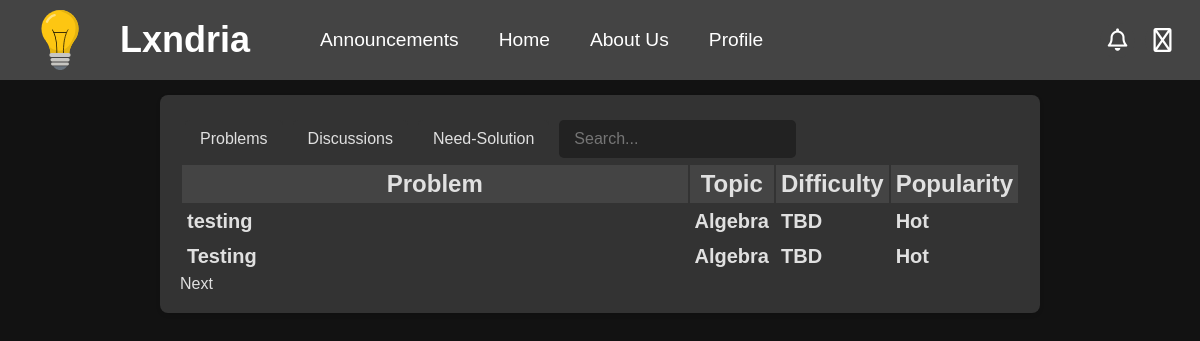
Before: / (signed in) with the older database file.
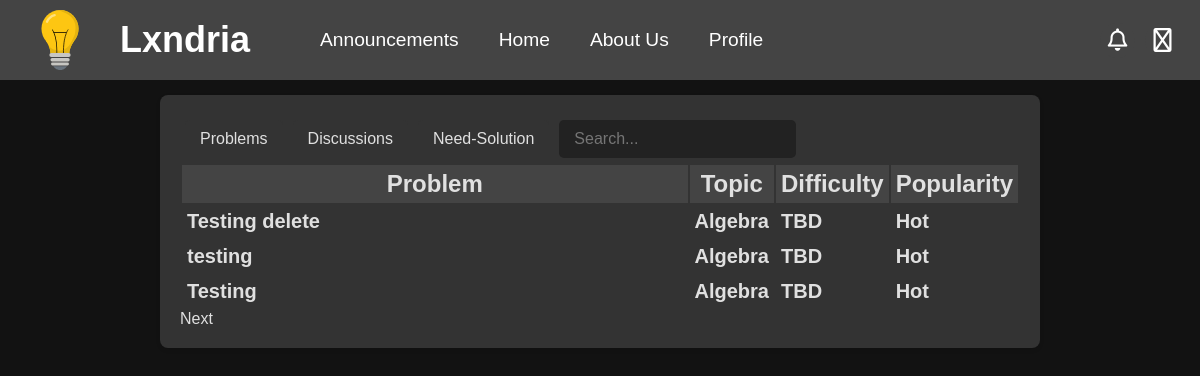
After: the same page with the newer database file.
### app/models.py (models this page shows, shortened)
class Problem(db.Model):
    __tablename__ = "problem"
    __table_args__ = {"extend_existing": True}
    id = db.Column(db.Integer, primary_key=True, autoincrement=True)
    title = db.Column(db.String(100), nullable=False)
    topic = db.Column(db.String(30), nullable=False)
    attempts = db.Column(db.Integer, default=0)
    solved = db.Column(db.Integer, default=0)
    created_at = db.Column(db.DateTime, default=datetime.utcnow)
    updated_at = db.Column(db.DateTime, onupdate=datetime.utcnow)
    views = db.Column(db.Integer, default=0)
    author = db.Column(db.String(80), db.ForeignKey('user.username'))
    user = db.relationship('User', backref=db.backref('problems', cascade="all, delete-orphan"))
    content = db.Column(db.Text, nullable=False)
    encrypted_answer = db.Column(db.Text, nullable=False)
    __table_args__ = (
        CheckConstraint("topic IN ('Algebra', 'Geometry', 'Number Theory', 'Calculus', 'Logic', 'Classical Mechanics', 'Electricity and Magnetism', 'Computer Science', 'Quantitative Finance', 'Chemistry', 'Probability')", name="valid_topic_check"),
    )
    @property
    def difficulty(self):
        if self.attempts == 0:
            return "TBD"
        elif self.solved/self.attempts > os.getenv('EASY_THRESHOLD', 0.7):
            return "Easy"
        elif self.solved/self.attempts > os.getenv('MEDIUM_THRESHOLD', 0.3):
            return "Medium"
        else:
            return "Hard"
    @hybrid_property
    def popularity_value(self):
        views_weight = os.getenv('VIEWS_WEIGHT', 0.5)
        attempts_weight = os.getenv('ATTEMPTS_WEIGHT', 1.5)
        bookmarks_weight = os.getenv('BOOKMARKS_WEIGHT', 3)
        views = self.views
        attempts = self.attempts
        bookmarks = Bookmarks.query.filter_by(problem_id=self.id).count()
        return views_weight*views + attempts_weight*attempts + bookmarks_weight*bookmarks
    @property
    def popularity(self):
        popularity_value = self.popularity_value
        if popularity_value > os.getenv('POPULAR_THRESHOLD', 1000):
            return "Popular"
        elif popularity_value > os.getenv('TRENDING_THRESHOLD', 500):
            return "Trending"
        elif popularity_value > os.getenv('ACTIVE_THRESHOLD', 100):
            return "Active"
        else:
            return "Hot"
    @hybrid_property
    def needs_solution(self):
        solutions = Solutions.query.filter_by(problem_id=self.id).count()
        if solutions == 0:
            return True
        return False
    @needs_solution.expression
    def needs_solution(cls):
        return ~db.session.query(Solutions.id).filter(Solutions.problem_id == cls.id).exists()

### app/routes/main.py (the view, shortened to what this page needs)
@main_bp.route('/')
def index():
    if not current_user.is_authenticated:
        return redirect(url_for('routes.about.about'))
    pageNumber = request.args.get('page', default=0, type=int)
    rows = request.args.get('rows', default=10, type=int)
    table = request.args.get('table', default='problems', type=str)
    sort_by = request.args.get('sort', default='created_at', type=str)
    sort_convention = request.args.get('convention', default='desc', type=str)
    if sort_by == 'created_at':
        if sort_convention == 'asc':
            all_problems = Problem.query.order_by(Problem.created_at).all()
            all_discussions = Discussion.query.order_by(Discussion.created_at).all()
            need_solution = Problem.query.filter(Problem.needs_solution == True).order_by(Problem.created_at).all()
        else:
            all_problems = Problem.query.order_by(Problem.created_at.desc()).all()
            all_discussions = Discussion.query.order_by(Discussion.created_at.desc()).all()
            need_solution = Problem.query.filter(Problem.needs_solution == True).order_by(Problem.created_at).all()
    new_sort_convention = 'asc' if sort_convention == 'desc' else 'desc'
    return render_template('index.html', problems=all_problems, page=pageNumber, row_per_page=rows, discussions=all_discussions, table=table, need_solution=need_solution, sort_convention=new_sort_convention)

### app/models.py (called while the page is built)
    @hybrid_property
    def popularity_value(self):
        views_weight = os.getenv('VIEWS_WEIGHT', 0.5)
        comments_weight = os.getenv('COMMENTS_WEIGHT', 2)
        bookmarks_weight = os.getenv('BOOKMARKS_WEIGHT', 3)
        time_constant = os.getenv('TIME_CONSTANT', 100)
        views = self.views
        comments = Comments.query.filter_by(parent_id='D'+str(self.id)).count()
        bookmarks = Bookmarks.query.filter_by(discussion_id=self.id).count()
        return views_weight*views + comments_weight*comments + bookmarks_weight*bookmarks

    @property
    def popularity(self):
        popularity_value = self.popularity_value
        if popularity_value > os.getenv('POPULAR_THRESHOLD', 1000):
            return "Popular"
        elif popularity_value > os.getenv('TRENDING_THRESHOLD', 500):
            return "Trending"
        elif popularity_value > os.getenv('ACTIVE_THRESHOLD', 100):
            return "Active"
        else:
            return "Hot"

### app/routes/auth.py (called while the page is built)
@login_manager.user_loader
def load_user(user_id):
    return User.query.get(int(user_id))

### app/templates/index.html (shortened to what this page needs)
<!DOCTYPE html>
<html>
<head>
{%include 'banner.html'%}
  <link rel="stylesheet" href="{{url_for('static', filename='css/homepage.css')}}">
</head>
<body>
  <div class="Table">
    {%include 'main_table_header.html'%}
    {%if table=='problems'%}
    <div class ="table" id="Problems">
    {%else%}
    <div class ="table" id="Problems" style="display: none;">
    {%endif%}
    <table id="problems-table">
      <tr>
        <th>Problem</th>
        <th>Topic</th>
        <th><a href="/?sort=Difficulty&convention={{sort_convention}}&table=problems">Difficulty</a></th>
        <th><a href="/?sort=Popularity&convention={{sort_convention}}&table=problems">Popularity</a></th>
      </tr>
      {% for index in range(page*row_per_page, (page+1)*row_per_page) %}
      {% if index >= problems|length %}
        {% set stop=true %}
      {% else %}
        {% set problem = problems[index] %}
      <tr>
        <td><a href="/problem/{{problem.id}}">{{problem.title}}</a></td>
        <td>{{problem.topic}}</td>
        <td>{{problem.difficulty}}</td>
        <td>{{problem.popularity}}</td>
      </tr>
      {% endif %}
      {% endfor %}
    </table>
    <div class="pagination">
      {% if not stop %}
        <a href="/?page={{page+1}}&table=problems">Next</a>
      {% endif %}
  </div>
  </div>
</body>
</html>

Changed rows visible on the page:
added Problem: title "Testing delete", topic "Algebra", difficulty "TBD", popularity "Hot"
